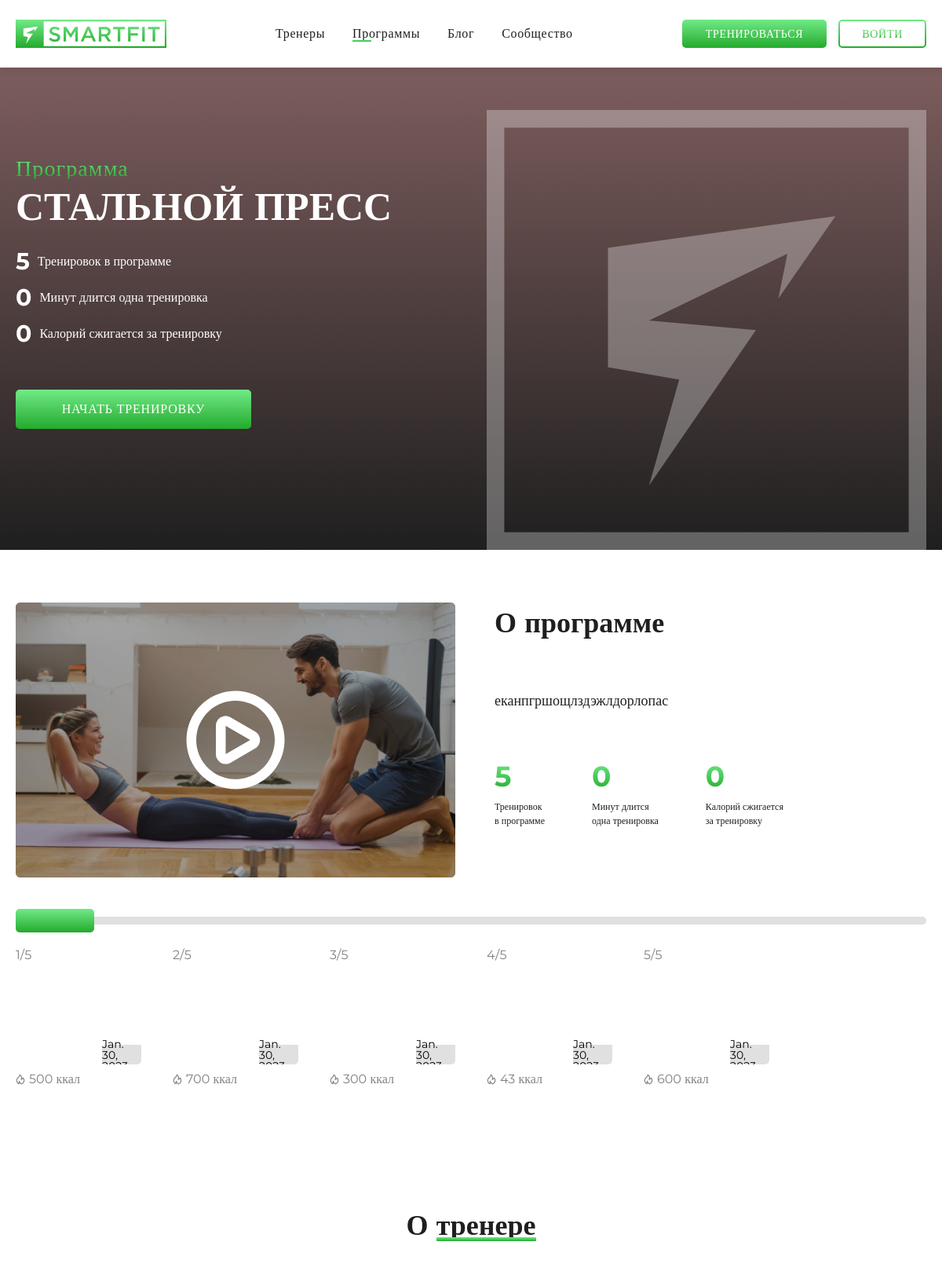
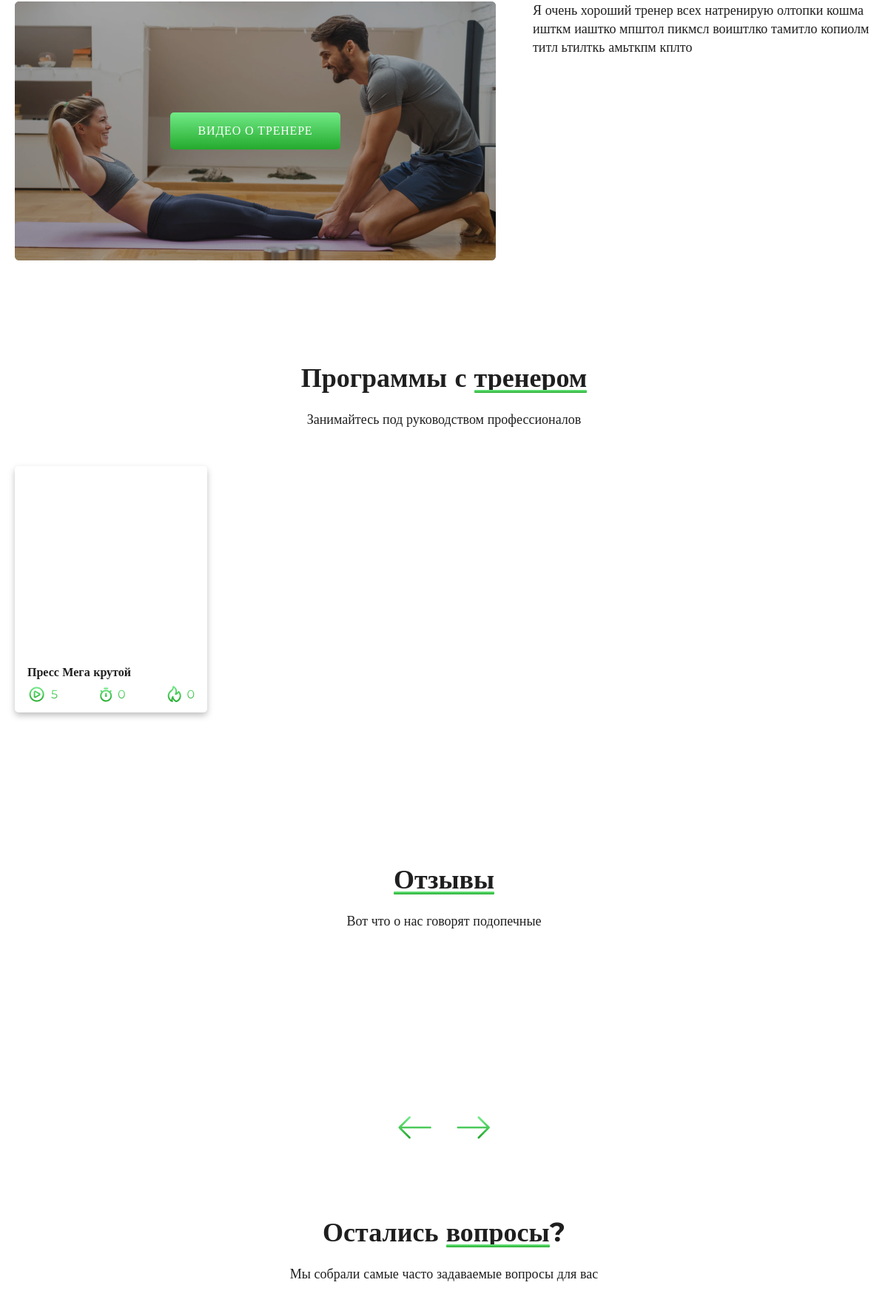
The app's page /programs/1 (upper part) with its own data (2 pictures, top to bottom).
### core/models.py (models this page shows, shortened)
class WorkoutProgram(models.Model):
    name = models.CharField(max_length=30)
    preview_pic = models.ImageField()
    main_pic = models.ImageField()
    video = models.CharField(max_length=1000)
    length = models.IntegerField(default=0)
    calories = models.IntegerField(default=0)
    amount_of_workouts = models.IntegerField(default=0)
    trainer = models.ForeignKey(Trainer, on_delete=models.CASCADE, default='0')
    directions = models.ForeignKey(Direction, on_delete=models.SET_NULL, null=True)
    description = models.TextField(max_length=200)
    subscribers = models.ManyToManyField(User, through='Subscription', default=0)
    pub_date = models.DateTimeField(auto_created=True)
    CHOICES = [
        ('1', 'Новичек'),
        ('2', 'Любитель'),
        ('3', 'Продвинутый'),
        ('4', 'Профессионал'),
    ]
    level = models.CharField(max_length=1, choices=CHOICES)
    class Meta:
        verbose_name = 'Программа'

class Workout(models.Model):
    name = models.CharField(max_length=20)
    description = models.TextField(max_length=20)
    video = models.CharField(max_length=100)
    picture_src = models.ImageField()
    calories = models.IntegerField(default=0)
    pub_date = models.DateField(auto_created=True, default=datetime.now)
    trainer = models.ForeignKey(Trainer, on_delete=models.CASCADE)
    direction = models.ForeignKey(Direction, on_delete=models.SET_NULL, null=True)
    program = models.ForeignKey(WorkoutProgram, on_delete=models.CASCADE)
    class Meta:
        verbose_name = 'Тренировка'

class Trainer(models.Model):
    name = models.CharField(max_length=20, verbose_name='Имя')
    trend = models.ForeignKey(Trend, on_delete=models.SET_NULL, null=True)
    preview_pic = models.ImageField()
    main_pic = models.ImageField(default=0)
    bio = models.TextField()
    video = models.CharField(max_length=1000)
    direction = models.ManyToManyField(Direction, through='Workout')
    workouts = models.IntegerField(default=0)
    programs = models.IntegerField(default=0)
    subscribers = models.IntegerField(default=0)
    class Meta:
        verbose_name = 'Тренер'

### core/views.py (the view)
# urls.py: path('programs/<int:program_id>', views.program, name='program'),
def program(request, program_id):
    template = 'program.html'
    get_program = get_object_or_404(WorkoutProgram, pk=program_id)
    context = {
        'program': get_program,
        'workouts': Workout.objects.filter(program_id=program_id),
        'other': WorkoutProgram.objects.filter(trainer_id=get_program.trainer_id),
        'reviews': Feedback.objects.all(),
        'questions': Question.objects.all(),
    }
    return render(request, template, context)

### core/templates/program.html (shortened to what this page needs)
<!DOCTYPE html>
<!DOCTYPE html>
<html lang="en" xmlns="http://www.w3.org/1999/html">
<head>
    <link rel="stylesheet" href="../static/fonts/stylesheet.css">
    <link rel="stylesheet" href="../static/css/SF_main.css">
    <link rel="stylesheet" href="../static/css/SF_components.css">
    <link rel="stylesheet" href="../static/css/SF_lk.css">
    <link rel="stylesheet" href="../static/css/modal.css">
</head>
<body>
<header {% if user.is_authenticated %}class="header logged"{% else %}class="header"{% endif %}>
    <div class="header__container wrapper">
        <a href="/" class="header__logo-link">
            <img src="../static/images/logo.svg" class="header__logo">
        </a>
        <div class="header__menu">
            <a href="{% url 'trainers' %}"
               {% if "trainers" in request.path %}class="header__item active"
               {% else %}class="header__item"{% endif %}>Тренеры</a>
            <a href="{% url 'programs' %}"
               {% if "programs" in request.path %}class="header__item active"
               {% else %}class="header__item"{% endif %}>Программы</a>
            <a href="{% url 'blog' %}"
               {% if "blog" in request.path %}class="header__item active"
               {% else %}class="header__item"{% endif %}>Блог</a>
            <a href="{% url 'home' %}"
               {% if request.path == 'home' %}class="header__item active"
               {% else %}class="header__item"{% endif %}>Сообщество</a>
        </div>
        {% if user.is_authenticated %}
            <a href="{% url "lk" %}" class="header__profile">
                {{ request.user.username }}
                <div class="header__avatar">{{ request.user.username.0 }}</div>
            </a>
        {% else %}
            <div class="header__buttons">
                <a href="{% url 'start' %}">
                    <button class='button header__button' id="login-button">
                        <div class="button__inner">
                            Тренироваться
                        </div>
                    </button>
                </a>
                <button class='button header__button _clear' id="login-button" onclick=loginModal()>
                    <div class="button__inner">
                    </div>
                </button>
            </div>
        {% endif %}
    </div>
</header>
<div class="program-page trainer">
    <div class="trainer__upper">
        <div class="trainer__inner h wrapper">
            <div class="trainer__left">
                <p class="trainer__subtitle">Программа</p>
                <h1 class="trainer__title">СТАЛЬНОЙ ПРЕСС</h1>
                <p class="trainer__info">
                    <span>{{ workouts|length }}</span> Тренировок в программе
                </p>
                <p class="trainer__info">
                    <span>{{ program.length }}</span>Минут длится одна тренировка
                </p>
                <p class="trainer__info">
                    <span>{{ program.calories }}</span>Калорий сжигается за тренировку
                </p>
                <form action="{% url 'subscribe' program.id %}">
                    <button class='button trainer__button' type="submit">
                        <div class="button__inner">начать тренировку
                        </div>
                    </button>
                </form>
            </div>
            <div class="trainer__frame">
                <img src='../static/images/outline.svg' alt="" class="trainer__background"/>
            </div>
        </div>
    </div>
    <div class="trainer__inner wrapper">
        <div class="video program__video">
            <div class="video__left program__frame">
                <img src='../static/images/video.svg' alt="" class="program__play"/>
            </div>
            <div class="video__right">
                <h2 class="video__title program__title">О программе</h2>
                <p class="_18 video__desc">
                    {{ program.description }}
                </p>
                <div class="program__items">
                    <div class="program__item"><span>{{ workouts|length }}</span>
                        Тренировок <br/>
                        в программе
                    </div>
                    <div class="program__item"><span>{{ program.length }}</span>
                        Минут длится <br/> одна тренировка
                    </div>
                    <div class="program__item"><span>{{ program.calories }}</span>
                        Калорий сжигается <br/> за тренировку
                    </div>
                </div>
            </div>
        </div>
        <div class='scrolling program__scrolling'>
            <input type="range" class="scrolling__bar" value="0" id='scrolling__bar' itemref='scrollRef' step="1">
            <div class="scrolling__content" itemref="containerRef" id='scrolling__content'>
                {% for i in workouts %}
                    <div class="scrolling__item">
                        <p class="scrolling__number">{{ forloop.counter }}/{{ workouts|length }}</p>
                        <div class="scrolling__frame" style="background-image:url('/media/{{ i.picture_src }}')">
                            <p class="scrolling__time">{{ i.pub_date }}</p>
                            <img src="../static/images/rewind.svg" alt="" class="scrolling__icon">
                        </div>
                        <p class="scrolling__burn">
                            <img src="../static/images/fire.svg" alt="" class="scrolling__fire"/>
                            {{ i.calories }} ккал
                        </p>
                    </div>
                {% endfor %}
            </div>
        </div>
        <h2 class="center trainer__h2 m">О <span class="underline">тренере</span></h2>
        <div class="trainer__about video">
            <div class="video__left">
                <button class='button video__button'>
                    <div class="button__inner">видео о тренере
                    </div>
                </button>
            </div>
            <div class="video__right">
                <p class="_18 video__desc">
                    {{ program.trainer.bio }}
                </p>
            </div>
        </div>
        <h2 class="trainer__h2 center">
            Программы с <span class="underline small">тренером</span>
        </h2>
        <p class="_18 trainer__p center">
            Занимайтесь под руководством профессионалов
        </p>
        <div class="wrapper">
            <div class='carousel trainer__others'>
                <div class="carousel__inner">
                    <div class="carousel__swiper swiper-container trainer__others">
                        <div class="swiper-wrapper">
                            {% for i in other %}
                                <div class="swiper-slide">
                                    <div class="program-slide">
                                        <div class="program-slide__frame"
                                             style='background-image: url("/media/{{ i.preview_pic }}");background-size: cover;background-position: center;'>
                                        </div>
                                        <div class="program-slide__bottom">
                                            <p class="program-slide__name">{{ i.name }}</p>
                                            <div class="program-slide__info">
                                                <div class="program-slide__item">
                                                    <img src='../static/images/videos.svg' alt=""
                                                         class="program-slide__item-icon"/>
                                                </div>
                                                <div class="program-slide__item">
                                                    <img src="../static/images/time.svg" alt=""
                                                         class="program-slide__item-icon"/>
                                                </div>
                                                <div class="program-slide__item">
                                                    <img src="../static/images/calories.svg" alt=""
                                                         class="program-slide__item-icon"/>
                                                </div>
                                            </div>
                                        </div>
                                    </div>
                                </div>
                            {% endfor %}
                        </div>
                    </div>
                </div>
            </div>
        </div>
    </div>
    <div class="reviews">
        <div class="reviews__inner wrapper">
            <h2 class="reviews__title center">
                <span class="underline small">Отзывы</span>
            </h2>
            <p class="_18 reviews__subtitle center">Вот что о нас говорят подопечные</p>
            <div class="reviews__box">
                <div class="wrapper">
                    <div class='carousel reviews'>
                        <div class="carousel__inner">
                        </div>
                    </div>
                    <div class='carousel__arrows'>
                        <div class='carousel__arrow-prev carouser__arrow reviews__prev'></div>
                        <div class='carousel__arrow-next carouser__arrow reviews__next'></div>
                    </div>
                </div>
            </div>
        </div>
    </div>
    <div class="questions">
        <div class="wrapper questions__inner">
            <h2 class="questions__title">
                Остались <span class="underline small">вопросы</span>?
            </h2>
            <p class="questions__subtitle _18 center">Мы собрали самые часто задаваемые вопросы для вас</p>
        </div>
    </div>
</div>
</body>
</html>

### core/static/css/SF_main.css (style rules this page uses)
* { font-family: Montserrat; box-sizing: border-box; position: relative; margin: 0; padding: 0; color: #1F1F1F; outline: none; border: none; text-decoration: none; line-height: 1; }
p { font-weight: 400; }
p._18 { font-size: 18px; line-height: 25px; }
a { color: inherit; }
.center { text-align: center; }
h2 { text-align: center; margin-bottom: 20px; font-weight: 700; font-size: 36px; line-height: 50px; }
.wrapper { width: 1160px; margin: 0 auto; }
span.underline { display: inline-block; }
span.underline::after { content: ''; width: 100%; height: 5px; background: linear-gradient(180deg, #71EA87 0%, #24AA2D 100%); position: absolute; bottom: -3px; left: 0; border-radius: 1px; }
span.underline.small::after { height: 4px; }
.program__items { display: flex; align-items: center; gap: 60px; margin-top: auto; margin-bottom: auto; }
.program__item { display: flex; flex-direction: column; align-items: flex-start; gap: 10px; font-weight: 400; font-size: 12px; line-height: 148%; }
.program__item > span { background: linear-gradient(180deg, #71EA87 0%, #24AA2D 100%); -webkit-background-clip: text; -webkit-text-fill-color: transparent; background-clip: text; text-fill-color: transparent; font-weight: 700; font-size: 36px; line-height: 40px; }
.program__frame { width: 560px; min-width: 560px !important; max-width: 560px !important; }
.program__video { height: 350px !important; margin-bottom: 40px !important; }
.program__play { cursor: pointer; }
.program__scrolling { margin-bottom: 151px; }
.questions { margin-bottom: 100px; }
.questions__title { margin-bottom: 20px; }
.questions__subtitle { margin-bottom: 50px; }
.reviews { margin-bottom: 100px; }
.reviews__title { margin-bottom: 20px; }
.reviews__subtitle { margin-bottom: 50px; }
.trainer { padding-top: 86px; }
.trainer__upper { background: linear-gradient(180deg, #7D5D5D 0%, #1F1F1F 100%); width: 100%; height: 614px; margin-bottom: 67px; }
.trainer__subtitle { background: linear-gradient(180deg, #71EA87 0%, #24AA2D 100%); -webkit-background-clip: text; -webkit-text-fill-color: transparent; background-clip: text; text-fill-color: transparent; font-weight: 400; font-size: 28px; line-height: 27px; letter-spacing: 0.04em; }
.trainer__inner.h { display: flex; justify-content: space-between; height: 100%; }
.trainer__left { margin-top: 115px; display: flex; flex-direction: column; }
.trainer__title { font-weight: 700; font-size: 50px; line-height: 70px; margin-bottom: 20px; color: white; }
.trainer__info { color: white; display: flex; align-items: center; gap: 10px; margin-bottom: 16px; }
.trainer__info > span { color: white; font-weight: 700; font-size: 30px; line-height: 30px; }
.trainer__button { width: 300px; height: 50px; font-size: 16px; letter-spacing: 0.05em; margin-top: 40px; }
.trainer__frame { width: 560px; height: 100%; display: flex; justify-content: center; align-items: flex-end; }
.trainer__background { position: absolute; left: 0; bottom: 0; width: 100%; }
.trainer__h2 { margin-bottom: 20px; }
.trainer__h2.m { margin-bottom: 50px; }
.trainer__p { margin-bottom: 50px; }
.trainer__others { margin-bottom: 100px; }
.trainer__about { height: 350px !important; margin-bottom: 133px !important; }
.video { display: flex; align-items: flex-start; height: 470px; gap: 50px; margin-bottom: 100px; }
.video__left { min-width: 650px; max-width: 650px; height: 100%; display: flex; justify-content: center; align-items: center; background-color: #1F1F1F; border-radius: 6px; overflow: hidden; }
.video__left::before { content: ''; position: absolute; background-image: url("../images/video_background.png"); top: 0; left: 0; width: 100%; height: 100%; z-index: 0; opacity: 0.6; background-position: center; background-size: cover; }
.video__right { display: flex; flex-direction: column; align-items: flex-start; height: 100%; }
.video__title { margin-bottom: auto; }
.video__button { width: 230px; height: 50px; font-size: 14px; }

### core/static/css/modal.css (style rules this page uses)
* { box-sizing: border-box; position: relative; }

### records on screen
WorkoutProgram: length "0", calories "0", description "еканпгршощлздэжлдорлопас", trainer.bio "Я очень хороший тренер всех натренирую олтопки кошма ишткм иаштко мпштол пикмсл воиштлко тамитло копиолм титл ьтилткь амьткпм кплто", name "Пресс Мега крутой"
Workout: workouts "5", pub_date "Jan. 30,…", calories "500"
Workout: workouts "5", pub_date "Jan. 30,…", calories "700"
Workout: workouts "5", pub_date "Jan. 30,…", calories "300"
Workout: workouts "5", pub_date "Jan. 30,…", calories "43"
Workout: workouts "5", pub_date "Jan. 30,…", calories "600"

### other values on screen
{{ workouts|length }} "5"
